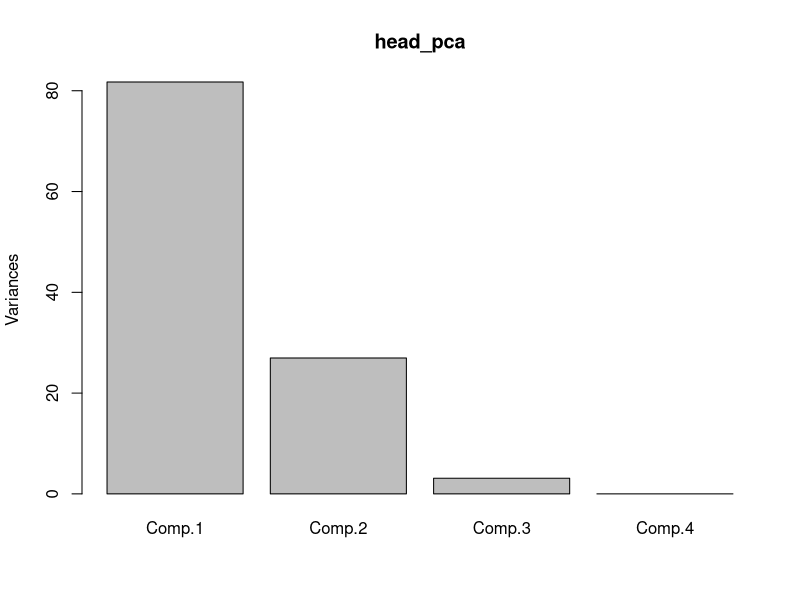

This figure's R source: (Note: this script raises an error after producing the figure.)
# Task 17

# Import data about headsize
headsize <-
  matrix(c(191, 195, 181, 183, 176, 208, 189, 197, 188, 192, 179, 183, 174, 190,
           188, 163, 195, 186, 181, 175, 192, 174, 176, 197, 190, 155, 149, 148,
           153, 144, 157, 150, 159, 152, 150, 158, 147, 150, 159, 151, 137, 155,
           153, 145, 140, 154, 143, 139, 167, 163, 179, 201, 185, 188, 171, 192,
           190, 189, 197, 187, 186, 174, 185, 195, 187, 161, 183, 173, 182, 165,
           185, 178, 176, 200, 187, 145, 152, 149, 149, 142, 152, 149, 152, 159,
           151, 148, 147, 152, 157, 158, 130, 158, 148, 146, 137, 152, 147, 143,
           158, 150)
         , nrow = 25, ncol = 4
         , dimnames = list(character(0)
                           , c("head1", "breadth1", "head2", "breadth2")))

# Analysis of principal components makes sense if 
#   1. The number of variables is large in comparison to the number of observations
#   2. The variables are highly correlated

headsize <-
  matrix(c(191, 195, 181, 183, 
           155, 149, 148, 153, 
           179, 201, 185, 188, 
           145, 152, 149, 149)
         , nrow = 4, ncol = 4
         , dimnames = list(character(0)
                           , c("head1", "breadth1", "head2", "breadth2")))

# Calculation of the variance matrix
var(headsize)

# Covariance matrix
cov(headsize)

# Corrleation matrix
cor(headsize)

#################################################################################
# Estimation of the principal components
################################################################################

# Returns eigenvectors and eigenvalues
eigen(headsize)

# Eigenvectors and matrix of the covariance matrix
# This equals the loadings of the summary of the princomp(headsize)!
eigen(cov(headsize))

# Format data
headsize <- as.data.frame(headsize)

# Principal components
head_pca <- princomp(headsize)
head_pca
summary(head_pca, loadings = TRUE)

# Visualization of the explained variance
plot(head_pca)

# Eigenvectors


# Matrix multiplied with eigenvectos
head_mult_eigen = as.matrix(headsize)%*%eigenvectors
# Matrix contains the eigenvectors on the diagonal and 0 on the rest 
# of the fields.
cov(head_mult_eigen)

# Amount on the total variation which is explained by the eigenvalues
round(eigenvalues/sum(eigenvalues)*100,digits=2)


#################################################################################
# Use of the correlation matrix
################################################################################

# Correlation matrix
cor(headsize)

# Eigenvectors and -values
eigenvectors = eigen(cor(headsize))$vectors
eigenvalues = eigen(cor(headsize))$values

sqrt(diag(cov(headsize)))

std_head = sqrt(diag(cov(headsize)))
std_head

headsize <- as.data.frame(headsize)

headsize01_std.frame<-as.matrix(headsize)%*%diag(1/std_head)

cov(as.matrix(headsize)%*%diag(1/std_head))

eigen(cor(headsize))$values*100/4


# Principal components
head_pca <- princomp(headsize)
head_pca
summary(head_pca, loadings = TRUE)

# Varanschaulichung der erkl?rten Varianz
plot(head_pca)

names(head_pca)

test = eigen(headsize)
headsize %*% test$vectors[,1]
test$values[1] %*% test$vectors[,2]


# Standard derivation
sd(c(191, 195, 181, 183))

as.matrix(headsize)%*%eigenvectors
eigen(cov(headsize))

cov(headsize)
var(headsize)
